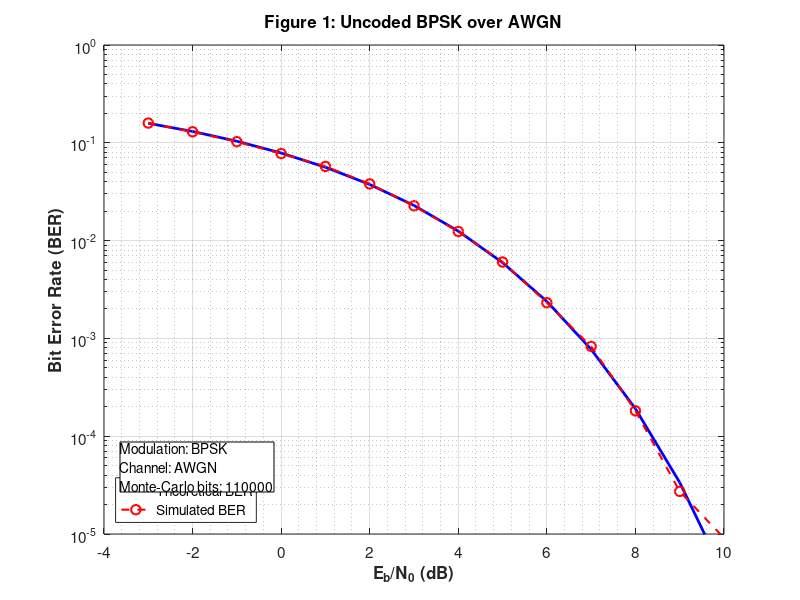

This chart was generated by the following MATLAB code: (Note: this script raises an error after producing the figure.)
%% Q3
% ===============================================================
% ====================== QUESTION 3 =============================
% ===============================================================
function Q3
% Uncoded BPSK over AWGN

    fprintf('Started Q3\n');
    pause(3);

    %% ================= PARAMETERS ===============================
    EbN0_dB = -3:1:10;              % Eb/No range in dB
    EbN0_lin = 10.^(EbN0_dB/10);    % Linear scale
    Eb = 1;                         % Energy per bit
    A = sqrt(Eb);                   % BPSK amplitude
    Nbits = 110000;                 % Number of bits
    
    %%  BPSK Simulation
    fprintf('BPSK Simulation\n');

    [BER_theory, BER_sim] = bpsk_uncoded_ber(EbN0_dB, Nbits, Eb);
    
    %% ===================== PLOTTING ==============================
    fprintf('BPSK Plot\n');

    fig = plot_bpsk_ber(EbN0_dB, BER_theory, BER_sim, Nbits);
    
    % --- Save figure ---
    save_figure_png(fig, ...
        'Q3_Uncoded_BPSK_AWGN', ...
        'figures');
end

%====================== Q3 Helper functions =============================

%%  BPSK
function [BER_theory, BER_sim] = bpsk_uncoded_ber(EbN0_dB, Nbits, Eb)
% BPSK_UNCODED_BER
% Computes theoretical and simulated BER for uncoded BPSK over AWGN
%
% Inputs:
%   EbN0_dB : Eb/N0 values in dB (vector)
%   Nbits   : Number of bits
%   Eb      : Energy per bit
%
% Outputs:
%   BER_theory : Theoretical BER
%   BER_sim    : Simulated BER

    % === Convert Eb/N0 to linear scale ===
    EbN0_lin = 10.^(EbN0_dB/10);

    % === BPSK amplitude ===
    A = sqrt(Eb);

    % === THEORETICAL BER ===
    BER_theory = 0.5 * erfc(sqrt(EbN0_lin));

    % === MONTE-CARLO SIMULATION ===
    BER_sim = zeros(size(EbN0_dB));

    % Generate random bits
    tx_bits = randi([0 1], Nbits, 1);

    % BPSK modulation: 0 → -A, 1 → +A
    tx_symbols = A * (2*tx_bits - 1);

    % Loop over Eb/N0 values
    for k = 1:length(EbN0_dB)

        % Noise standard deviation
        sigma = sqrt((Eb/2) / EbN0_lin(k));

        % AWGN noise
        noise = sigma * randn(Nbits,1);

        % Received signal
        rx_symbols = tx_symbols + noise;

        % Hard decision detection
        rx_bits = rx_symbols > 0;

        % BER computation
        BER_sim(k) = mean(rx_bits ~= tx_bits);
    end
end
%%  Save Figure
function save_figure_png(figHandle, figName, savePath)
% SAVE_FIGURE_PNG
% Saves a MATLAB figure as PNG with proper formatting
%
% Inputs:
%   figHandle : handle to figure
%   figName   : string (figure title & filename)
%   savePath  : string (directory path)

    % --- Input checks ---
    if ~isvalid(figHandle)
        error('Invalid figure handle.');
    end

    if ~isfolder(savePath)
        mkdir(savePath);
    end

    % --- Set figure properties ---
    figHandle.Name = figName;
    figHandle.NumberTitle = 'off';

    % --- Build full file path ---
    fileName = fullfile(savePath, [figName '.png']);

    % --- Save figure ---
    exportgraphics(figHandle, fileName, 'Resolution', 300);

    fprintf('Figure saved successfully:\n%s\n', fileName);
end
%% Plot BPSK
function fig = plot_bpsk_ber(EbN0_dB, BER_theory, BER_sim, Nbits)
% PLOT_BPSK_BER
% Plots theoretical and simulated BER for uncoded BPSK over AWGN
%
% Inputs:
%   EbN0_dB     : Eb/N0 values in dB
%   BER_theory : theoretical BER
%   BER_sim    : simulated BER
%   Nbits      : number of simulated bits
%
% Output:
%   fig        : figure handle

    fig = figure;

    % --- Theoretical BER ---
    semilogy(EbN0_dB, BER_theory, ...
        'b-', 'LineWidth', 2);
    hold on;

    % --- Simulated BER ---
    semilogy(EbN0_dB, BER_sim, ...
        'ro--', ...
        'MarkerSize', 7, ...
        'LineWidth', 1.5);

    grid on;
    grid minor;

    xlabel('E_b/N_0 (dB)', ...
        'FontSize', 12, ...
        'FontWeight','bold');

    ylabel('Bit Error Rate (BER)', ...
        'FontSize', 12, ...
        'FontWeight','bold');

    title('Figure 1: Uncoded BPSK over AWGN', ...
        'FontSize', 14, ...
        'FontWeight','bold');

    legend('Theoretical BER', 'Simulated BER', ...
        'Location','southwest');

    ylim([1e-5 1]);
    set(gca, 'FontSize', 11);

    % ================= TEXT BOX ON FIGURE =================
    infoStr = { ...
        'Modulation: BPSK', ...
        'Channel: AWGN', ...
        sprintf('Monte-Carlo bits: %d', Nbits) ...
    };

    annotation(fig, 'textbox', ...
        [0.15 0.18 0.3 0.15], ... % position [x y w h]
        'String', infoStr, ...
        'FitBoxToText','on', ...
        'BackgroundColor','white', ...
        'EdgeColor','black', ...
        'FontSize',10);
end
